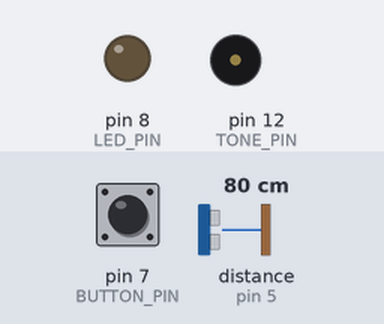
A sketch run on a simulated Arduino Mega 2560, built with avr-gcc and run on an emulated ATmega2560. Parts: output pins drawn as LEDs (lit = HIGH), buzzer (waves = sounding). Dashed ring = blinking. Inputs (shaded band) come from the test bench; at power-on: distance to the obstacle (sensor on pin 5) 80 cm, pin 7 (BUTTON_PIN) HIGH. The echo pulse lasts 58.3 µs per cm.

Above: at 1.2 s.
1.3 s: distance to the obstacle (sensor on pin 5) set to 53 cm
2.8 s: distance to the obstacle (sensor on pin 5) set to 43 cm
At 3.01 s:
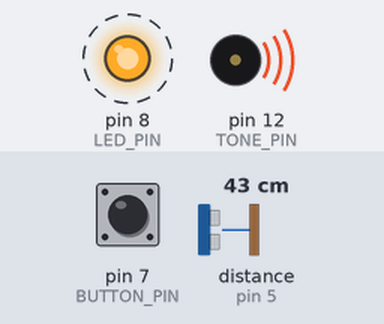
Timing chart, 0 to 11.8 s (numbered marks = the images above; inputs shaded):
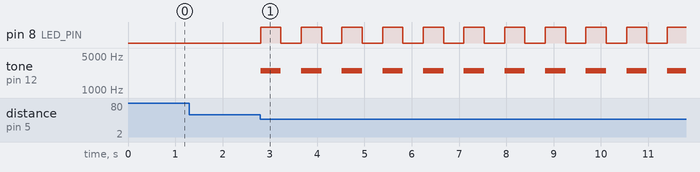

Measured:
- the behaviour switches between 49 and 48 cm on distance to the obstacle (sensor on pin 5) (found by bisection; images 0 and 1)
- after the input at 1.3 s, every drawn part: stays the same
- after the input at 2.8 s, pin 8 (LED_PIN): alternates HIGH for 0.43 s and LOW for 0.43 s, starting at once; tone on pin 12 (TONE_PIN): alternates 2500 Hz for 0.43 s and silent for 0.43 s, starting at once

The sketch:

alarm.ino
```cpp
#include <NewTone.h>
#include <NewPing.h>

#define LED_PIN 8
#define BUTTON_PIN 7
#define ECHO_PIN 5
#define TRIGGER_PIN 4
#define MAX_DISTANCE 50
#define TONE_PIN 12

bool state = false;
int buttonState;
int lastButtonState = HIGH;

const int frequency = 2500;

// Distance units are on centimeters
int distance = 450;

unsigned long lastDebounceTime = 0;
unsigned long debounceDelay = 50;
unsigned long pingTimer = 0;
unsigned long previousMillis = 0;
unsigned int pingSpeed = 50;

NewPing sonar(TRIGGER_PIN, ECHO_PIN, MAX_DISTANCE);

void setup() {
  pinMode(BUTTON_PIN, INPUT_PULLUP);
  pinMode(LED_PIN, OUTPUT);
  pingTimer = millis();
}

void loop() {
  int reading = digitalRead(BUTTON_PIN);

  if (millis() >= pingTimer) {
    pingTimer += pingSpeed;
    sonar.ping_timer(echoCheck);
  }

  unsigned long currentMillis = millis();

  if ((currentMillis - previousMillis) >= distance * 10 && distance < MAX_DISTANCE) {
    previousMillis = currentMillis;
    state = !state;
  }

  if (state) {
    NewTone(TONE_PIN, frequency);
    digitalWrite(LED_PIN, HIGH);
  } else {
    noNewTone(TONE_PIN);
    digitalWrite(LED_PIN, LOW);
  }

  if (reading != lastButtonState) {
    lastDebounceTime = millis();
  }

  if ((millis() - lastDebounceTime) > debounceDelay) {
    if (reading != buttonState) {
      buttonState = reading;
      if (buttonState == LOW) {
        state = false;
        distance = 450;
      }
    }
  }

  lastButtonState = reading;
}

void echoCheck() {
  if (sonar.check_timer()) {
    distance = sonar.ping_result / US_ROUNDTRIP_CM;
  }
}
```
